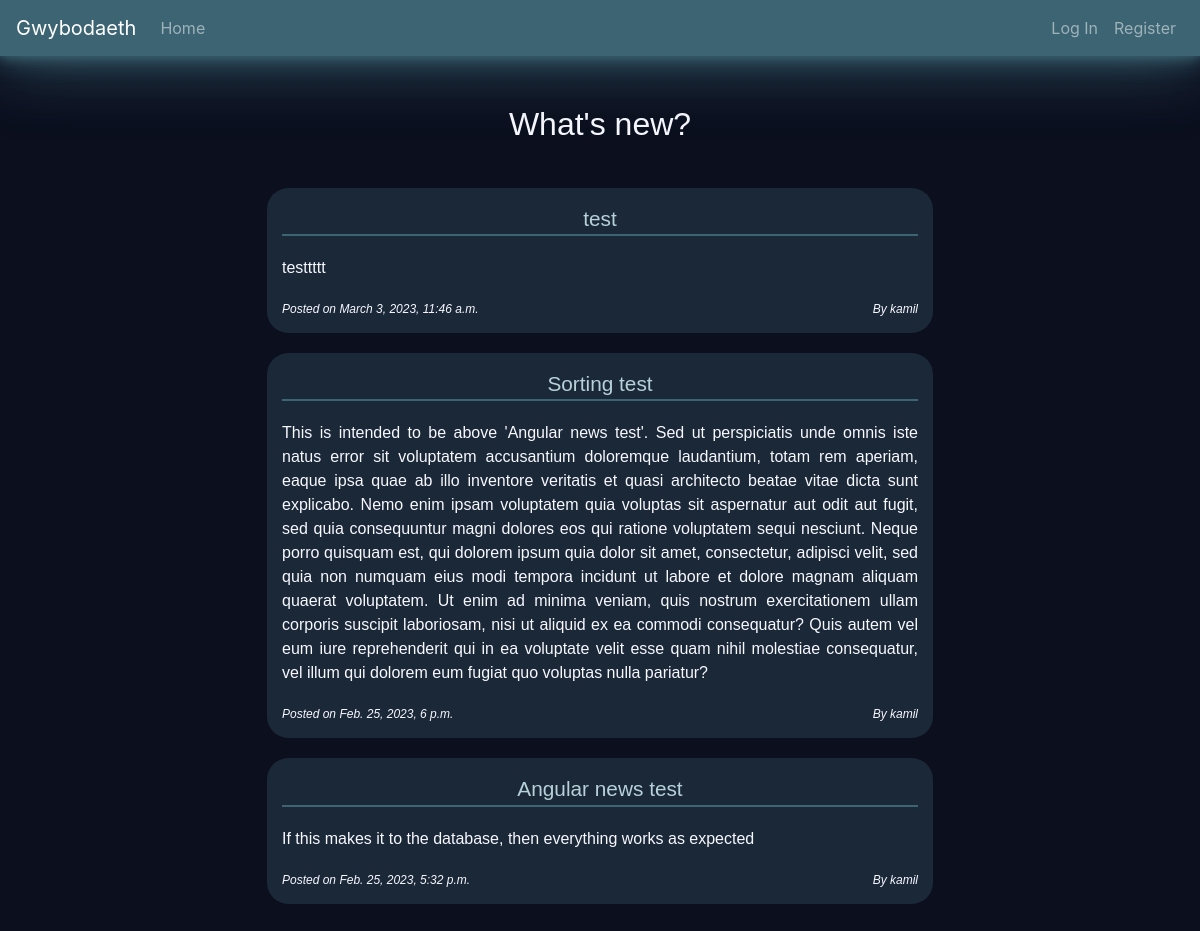
Before: / with the older database file.
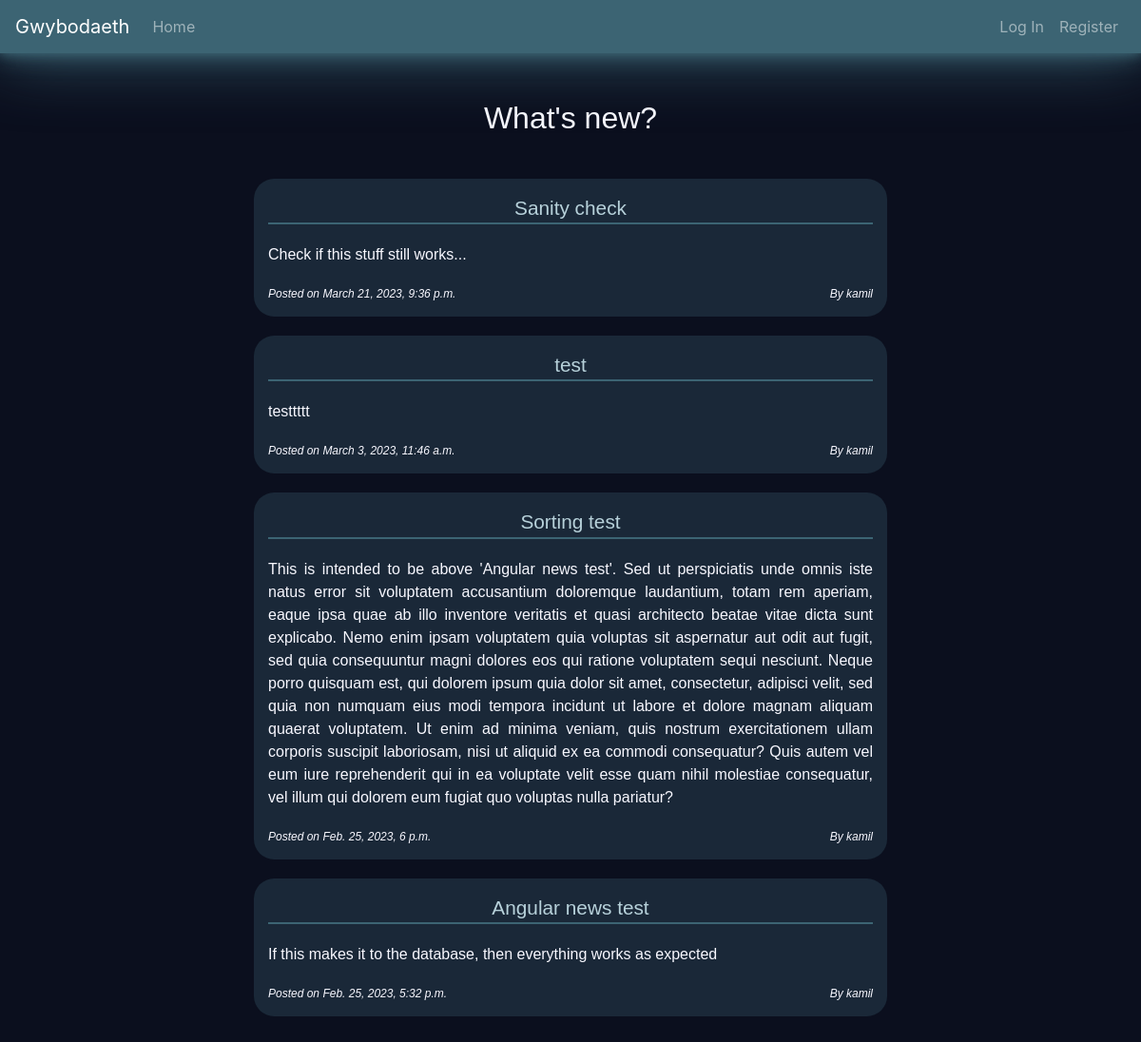
After: the same page with the newer database file.
### Gwybodaeth/models.py (models this page shows)
class News(models.Model):
    author      = models.ForeignKey(User, on_delete=models.CASCADE, related_name="news")
    title       = models.CharField (max_length=127)
    body        = models.CharField (max_length=2047)
    timestamp   = models.DateTimeField(auto_now_add=True)
    class Meta:
        verbose_name_plural = "news"

class User(AbstractUser):
    def __str__(self):
        return f"{self.username}"

### Gwybodaeth/views.py (the view)
# urls.py: path("",           views.index,       name="index"),
def index(request):
    require_method(request, ['GET', 'POST'])
    if request.method == 'POST':
        require_staff(request)
        data = json.loads(request.body)
        News(
            author = request.user,
            title  = data['title'],
            body   = data['body']
        ).save()
        return HttpResponseRedirect(reverse('index'))
    else:
        news = News.objects.all().order_by('-timestamp').values()
        for news_item in news:
            news_item['author'] = User.objects.get(pk=news_item['author_id'])
        return render(request, "gwybodaeth/Simple/index.html", {
            'news': news
        })

### Gwybodaeth/util.py (called while the page is built)
def require_method(request, method, status=400):
    if (type(method) is list) and (not request.method in method):
        return JsonResponse({"error": f"Request method must be one of the following:\
                            {', '.join(method)}."},
                            status=status)
    if not request.method == method:
        return JsonResponse({"error": f"{method} request required"},
                            status=status)

### Gwybodaeth/templates/gwybodaeth/Simple/index.html (shortened to what this page needs)
{% extends 'gwybodaeth/layout.html' %}
{% block body %}
  <div  id="index-app-container"
        data-ng-app       ="index"
        data-ng-controller="indexController">
    <header id='news-header'>
          What's new?
    </header>
    <div id="news-container">
      {% for news_item in news %}
        <div class="news-item
                    bg-moon-glass">
          <div class="news-item-title
                      text-lleuad-lawn">
            {{ news_item.title }}
          </div>
          <div class="news-item-body">
            {{ news_item.body }}
          </div>
          <div class="news-item-time">
            Posted on {{ news_item.timestamp }}
          </div>
          <div class="news-item-author">
            By {{ news_item.author }}
          </div>
        </div>
      {% empty %}
        <h1 id   ="no-news"
            class="text-lleuad-lawn">
          This site is too new to have news
        </h1>
      {% endfor %}
    </div>
  </div>
{% endblock %}

Changed rows visible on the page:
added News: title "Sanity check", body "Check if this stuff still works...", timestamp "March 21, 2023, 9:36 p.m.", author "kamil"
